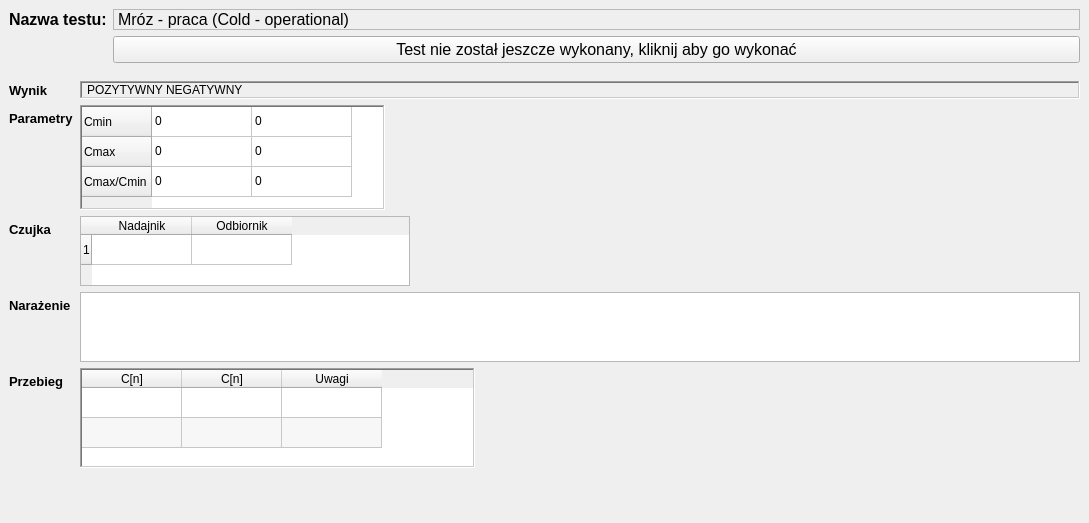
        <widget class="QWidget" name="pZimno">
         <property name="styleSheet">
          <string notr="true"/>
         </property>
         <layout class="QVBoxLayout" name="verticalLayoutpZimno">
          <property name="spacing">
           <number>0</number>
          </property>
          <property name="leftMargin">
           <number>0</number>
          </property>
          <property name="topMargin">
           <number>0</number>
          </property>
          <property name="rightMargin">
           <number>0</number>
          </property>
          <property name="bottomMargin">
           <number>0</number>
          </property>
          <item>
           <widget class="QWidget" name="zimnoWidget" native="true">
            <property name="sizePolicy">
             <sizepolicy hsizetype="Preferred" vsizetype="Minimum">
              <horstretch>0</horstretch>
              <verstretch>0</verstretch>
             </sizepolicy>
            </property>
            <property name="minimumSize">
             <size>
              <width>0</width>
              <height>70</height>
             </size>
            </property>
            <property name="maximumSize">
             <size>
              <width>16777215</width>
              <height>80</height>
             </size>
            </property>
            <property name="font">
             <font>
              <family>Arial</family>
              <pointsize>12</pointsize>
             </font>
            </property>
            <layout class="QFormLayout" name="formLayoutzimnoWidget">
             <property name="labelAlignment">
              <set>Qt::AlignLeading|Qt::AlignLeft|Qt::AlignTop</set>
             </property>
             <item row="0" column="0">
              <widget class="QLabel" name="eZimnonazwaTestu">
               <property name="font">
                <font>
                 <family>Arial</family>
                 <pointsize>12</pointsize>
                 <bold>true</bold>
                </font>
               </property>
               <property name="text">
                <string>Nazwa testu:</string>
               </property>
              </widget>
             </item>
             <item row="0" column="1">
              <widget class="QLabel" name="zimnonazwaTestu">
               <property name="maximumSize">
                <size>
                 <width>16777215</width>
                 <height>35</height>
                </size>
               </property>
               <property name="frameShape">
                <enum>QFrame::StyledPanel</enum>
               </property>
               <property name="text">
                <string>Mróz - praca (Cold - operational)</string>
               </property>
              </widget>
             </item>
             <item row="1" column="1">
              <widget class="QPushButton" name="pbZimno">
               <property name="text">
                <string>Test nie został jeszcze wykonany, kliknij aby go wykonać</string>
               </property>
              </widget>
             </item>
            </layout>
           </widget>
          </item>
          <item>
           <widget class="QWidget" name="zimnoWyniki" native="true">
            <layout class="QFormLayout" name="formLayoutzimnoWyniki">
             <item row="0" column="0">
              <widget class="QLabel" name="etZimnoResult">
               <property name="font">
                <font>
                 <family>Arial</family>
                 <pointsize>10</pointsize>
                 <bold>true</bold>
                </font>
               </property>
               <property name="text">
                <string>Wynik</string>
               </property>
              </widget>
             </item>
             <item row="0" column="1">
              <widget class="QLabel" name="zimnoResult">
               <property name="frameShape">
                <enum>QFrame::WinPanel</enum>
               </property>
               <property name="frameShadow">
                <enum>QFrame::Sunken</enum>
               </property>
               <property name="text">
                <string>POZYTYWNY NEGATYWNY</string>
               </property>
               <property name="margin">
                <number>2</number>
               </property>
               <property name="indent">
                <number>5</number>
               </property>
              </widget>
             </item>
             <item row="1" column="0">
              <widget class="QLabel" name="etzimnoParametry">
               <property name="font">
                <font>
                 <family>Arial</family>
                 <pointsize>10</pointsize>
                 <bold>true</bold>
                </font>
               </property>
               <property name="text">
                <string>Parametry</string>
               </property>
              </widget>
             </item>
             <item row="1" column="1">
              <widget class="QTableWidget" name="zimnoTableParams">
               <property name="sizePolicy">
                <sizepolicy hsizetype="Minimum" vsizetype="Minimum">
                 <horstretch>0</horstretch>
                 <verstretch>0</verstretch>
                </sizepolicy>
               </property>
               <property name="maximumSize">
                <size>
                 <width>305</width>
                 <height>105</height>
                </size>
               </property>
               <property name="frameShape">
                <enum>QFrame::WinPanel</enum>
               </property>
               <property name="verticalScrollBarPolicy">
                <enum>Qt::ScrollBarAsNeeded</enum>
               </property>
               <property name="horizontalScrollBarPolicy">
                <enum>Qt::ScrollBarAsNeeded</enum>
               </property>
               <property name="autoScroll">
                <bool>false</bool>
               </property>
               <property name="editTriggers">
                <set>QAbstractItemView::NoEditTriggers</set>
               </property>
               <property name="tabKeyNavigation">
                <bool>false</bool>
               </property>
               <property name="showDropIndicator" stdset="0">
                <bool>false</bool>
               </property>
               <property name="dragDropOverwriteMode">
                <bool>false</bool>
               </property>
               <attribute name="horizontalHeaderVisible">
                <bool>false</bool>
               </attribute>
               <row>
                <property name="text">
                 <string>Cmin</string>
                </property>
               </row>
               <row>
                <property name="text">
                 <string>Cmax</string>
                </property>
               </row>
               <row>
                <property name="text">
                 <string>Cmax/Cmin</string>
                </property>
               </row>
               <column>
                <property name="text">
                 <string>Nazwa</string>
                </property>
               </column>
               <column>
                <property name="text">
                 <string>Wartość</string>
                </property>
               </column>
               <item row="0" column="0">
                <property name="text">
                 <string>0</string>
                </property>
               </item>
               <item row="0" column="1">
                <property name="text">
                 <string>0</string>
                </property>
               </item>
               <item row="1" column="0">
                <property name="text">
                 <string>0</string>
                </property>
               </item>
               <item row="1" column="1">
                <property name="text">
                 <string>0</string>
                </property>
               </item>
               <item row="2" column="0">
                <property name="text">
                 <string>0</string>
                </property>
               </item>
               <item row="2" column="1">
                <property name="text">
                 <string>0</string>
                </property>
               </item>
              </widget>
             </item>
             <item row="4" column="0">
              <widget class="QLabel" name="etZimnoPrzebieg">
               <property name="font">
                <font>
                 <family>Arial</family>
                 <pointsize>10</pointsize>
                 <bold>true</bold>
                </font>
               </property>
               <property name="text">
                <string>Przebieg</string>
               </property>
              </widget>
             </item>
             <item row="6" column="1">
              <spacer name="verticalSpacerZimno">
               <property name="orientation">
                <enum>Qt::Vertical</enum>
               </property>
               <property name="sizeHint" stdset="0">
                <size>
                 <width>20</width>
                 <height>40</height>
                </size>
               </property>
              </spacer>
             </item>
             <item row="2" column="0">
              <widget class="QLabel" name="etZimnoCzujka">
               <property name="font">
                <font>
                 <family>Arial</family>
                 <pointsize>10</pointsize>
                 <bold>true</bold>
                </font>
               </property>
               <property name="text">
                <string>Czujka</string>
               </property>
              </widget>
             </item>
             <item row="2" column="1">
              <widget class="QTableWidget" name="zimnotableCzujka">
               <property name="minimumSize">
                <size>
                 <width>309</width>
                 <height>70</height>
                </size>
               </property>
               <property name="maximumSize">
                <size>
                 <width>330</width>
                 <height>70</height>
                </size>
               </property>
               <row>
                <property name="text">
                 <string>1</string>
                </property>
               </row>
               <column>
                <property name="text">
                 <string>Nadajnik</string>
                </property>
               </column>
               <column>
                <property name="text">
                 <string>Odbiornik</string>
                </property>
               </column>
              </widget>
             </item>
             <item row="4" column="1">
              <widget class="QTableWidget" name="zimnoTablePrzebieg">
               <property name="minimumSize">
                <size>
                 <width>395</width>
                 <height>100</height>
                </size>
               </property>
               <property name="maximumSize">
                <size>
                 <width>395</width>
                 <height>100</height>
                </size>
               </property>
               <property name="frameShape">
                <enum>QFrame::WinPanel</enum>
               </property>
               <property name="sizeAdjustPolicy">
                <enum>QAbstractScrollArea::AdjustToContents</enum>
               </property>
               <property name="autoScroll">
                <bool>false</bool>
               </property>
               <property name="editTriggers">
                <set>QAbstractItemView::NoEditTriggers</set>
               </property>
               <property name="tabKeyNavigation">
                <bool>false</bool>
               </property>
               <property name="showDropIndicator" stdset="0">
                <bool>false</bool>
               </property>
               <property name="dragDropOverwriteMode">
                <bool>false</bool>
               </property>
               <property name="alternatingRowColors">
                <bool>true</bool>
               </property>
               <property name="selectionMode">
                <enum>QAbstractItemView::NoSelection</enum>
               </property>
               <property name="wordWrap">
                <bool>false</bool>
               </property>
               <property name="cornerButtonEnabled">
                <bool>false</bool>
               </property>
               <attribute name="horizontalHeaderCascadingSectionResizes">
                <bool>true</bool>
               </attribute>
               <attribute name="horizontalHeaderMinimumSectionSize">
                <number>30</number>
               </attribute>
               <attribute name="verticalHeaderVisible">
                <bool>false</bool>
               </attribute>
               <attribute name="verticalHeaderCascadingSectionResizes">
                <bool>true</bool>
               </attribute>
               <attribute name="verticalHeaderShowSortIndicator" stdset="0">
                <bool>false</bool>
               </attribute>
               <attribute name="verticalHeaderStretchLastSection">
                <bool>false</bool>
               </attribute>
               <row>
                <property name="text">
                 <string>1</string>
                </property>
               </row>
               <row>
                <property name="text">
                 <string>2</string>
                </property>
               </row>
               <column>
                <property name="text">
                 <string>C[n]</string>
                </property>
               </column>
               <column>
                <property name="text">
                 <string>C[n]</string>
                </property>
               </column>
               <column>
                <property name="text">
                 <string>Uwagi</string>
                </property>
               </column>
              </widget>
             </item>
             <item row="3" column="0">
              <widget class="QLabel" name="etZimnoWynikNarazenia">
               <property name="font">
                <font>
                 <family>Arial</family>
                 <pointsize>10</pointsize>
                 <bold>true</bold>
                </font>
               </property>
               <property name="text">
                <string>Narażenie</string>
               </property>
              </widget>
             </item>
             <item row="3" column="1">
              <widget class="QTableWidget" name="zimnoNarazenie">
               <property name="minimumSize">
                <size>
                 <width>1000</width>
                 <height>70</height>
                </size>
               </property>
               <property name="maximumSize">
                <size>
                 <width>1000</width>
                 <height>70</height>
                </size>
               </property>
               <property name="editTriggers">
                <set>QAbstractItemView::NoEditTriggers</set>
               </property>
              </widget>
             </item>
            </layout>
           </widget>
          </item>
         </layout>
        </widget>
